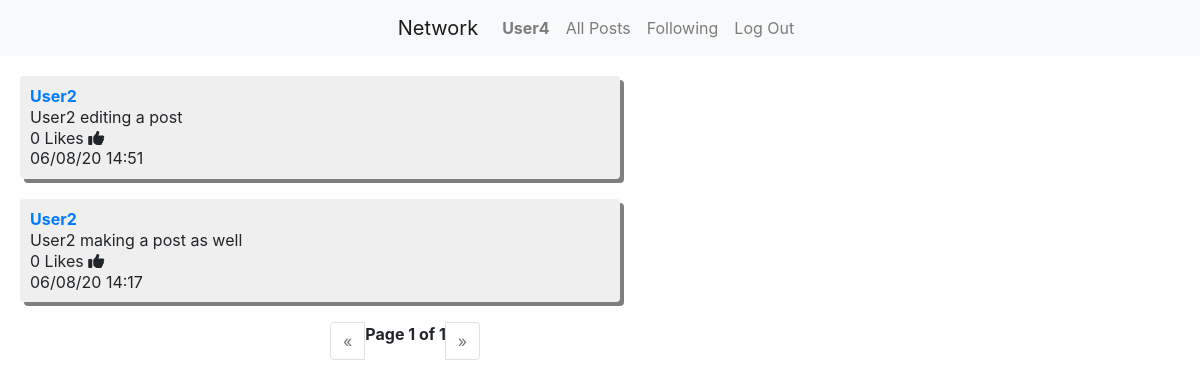
The app's page /following (signed in) with its own data.
### network/models.py (models this page shows, shortened)
class User(AbstractUser):
    pass

class Post(models.Model):
    user = models.ForeignKey(User, on_delete=models.CASCADE, related_name="auth")
    post = models.CharField(max_length = 140)
    likes = models.IntegerField(default=0, blank=True, null=True)
    time = models.CharField(max_length = 40, null=True)
    class Meta:
        ordering = ['-time']

### network/views.py (the view)
# urls.py: path("following", views.following_view, name="following"),
def following_view(request):
    current_user = request.user
    current_user_follows = current_user.user_followed.all()
    following = []
    for follows in current_user_follows:
        user = follows.user_following
        if user in following:
            pass
        else:
            following.append(user)
    posts_list = Post.objects.all()
    posts = []
    for post in posts_list:
        if post.user in following:
            posts.append(post)
        else:
            pass
    paginator = Paginator(posts, 10)
    page = request.GET.get('page')
    posts = paginator.get_page(page)
    return render(request, "network/following.html",{
    "posts": posts,
    "following": following
    })

### network/templates/network/following.html (shortened to what this page needs)
{% extends 'network/layout.html' %}
{% block body %}
  {% for post in posts %}
    {% if post.user in following %}
    <div class="post">
      <a href="{% url 'profile' username=post.user %}"><strong>{{ post.user }}</strong></a>
      <br>
      <div class="post-text"name=post>
        {{ post.post }}
        <br>
      </div>
      <div class="like">
        {{ post.likes }} Likes
        <a class="likes fas fa-thumbs-up"id="{{ post.id }}"></a>
      </div>
      {{ post.time }}
      </div>
    {% endif %}
  {% endfor %}
{% endblock %}

### network/templates/network/layout.html (shortened to what this page needs)
{% load static %}
<!DOCTYPE html>
<html lang="en">
    <head>
        <link rel="stylesheet" href="https://stackpath.bootstrapcdn.com/bootstrap/4.4.1/css/bootstrap.min.css">
        <link href="{% static 'network/styles.css' %}" rel="stylesheet">
    </head>
    <body>
        <nav class="navbar navbar-expand-lg navbar-light bg-light justify-content-center">
            <a class="navbar-brand" href="#">Network</a>
            <div>
              <ul class="navbar-nav mr-auto">
                {% if user.is_authenticated %}
                    <li class="nav-item">
                        <a class="nav-link" href="{{ user.username }}"><strong>{{ user.username }}</strong></a>
                    </li>
                {% endif %}
                <li class="nav-item">
                  <a class="nav-link" href="{% url 'index' %}">All Posts</a>
                </li>
                {% if user.is_authenticated %}
                    <li class="nav-item">
                        <a class="nav-link" href="{% url 'following' %}">Following</a>
                    </li>
                    <li class="nav-item">
                        <a class="nav-link" href="{% url 'logout' %}">Log Out</a>
                    </li>
                {% endif %}
              </ul>
            </div>
          </nav>
        <div class="body">
            {% block body %}
            {% endblock %}
            {% if user.is_authenticated %}
            {% if posts %}
            <div class="container">
              <div class="row justify-content-center">
                <div class="col-md-6">
                  <nav aria-label="Page navigation">
                    <ul class="pagination">
                      {% if posts.has_previous %}
                      <li class="page-item">
                      <a class="page-link " href="?page={{ posts.previous_page_number }}" aria-label="Previous">
                      {% else %}
                      <li class="page-item disabled">
                      <a class="page-link " href="" aria-label="Previous">
                      {% endif %}
                        <span aria-hidden="true">&laquo;</span>
                      </a>
                    </li>
                    <strong>Page {{ posts.number }} of {{ posts.paginator.num_pages }}</strong>
                    {% if posts.has_next %}
                    <li class="page-item">
                      <a class="page-link" href="?page={{ posts.next_page_number }}" aria-label="Next">
                    {% else %}
                    <li class="page-item disabled">
                      <a class="page-link" href="" aria-label="Next">
                    {% endif %}
                        <span aria-hidden="true">&raquo;</span>
                      </a>
                    </li>
                  </ul>
                </nav>
                </div>
              </div>
            </div>
        {% endif %}
        {% endif %}
        </div>
    </body>
</html>

### network/static/network/styles.css (style rules this page uses)
.post { background: #efefef; border-radius: 4px; line-height: 1.3; margin: 20px; width: 50%; padding: 10px; box-shadow: 4px 4px 0 rgba(0, 0, 0, 0.5); }
.likes { cursor: pointer; }

### records on screen
User: username "User4"
Post: user "User2", post "User2 editing a post", likes "0", time "06/08/20 14:51"
Post: user "User2", post "User2 making a post as well", likes "0", time "06/08/20 14:17"

### other values on screen
{{ posts.number }} "1"
{{ posts.paginator.num_pages }} "1"
